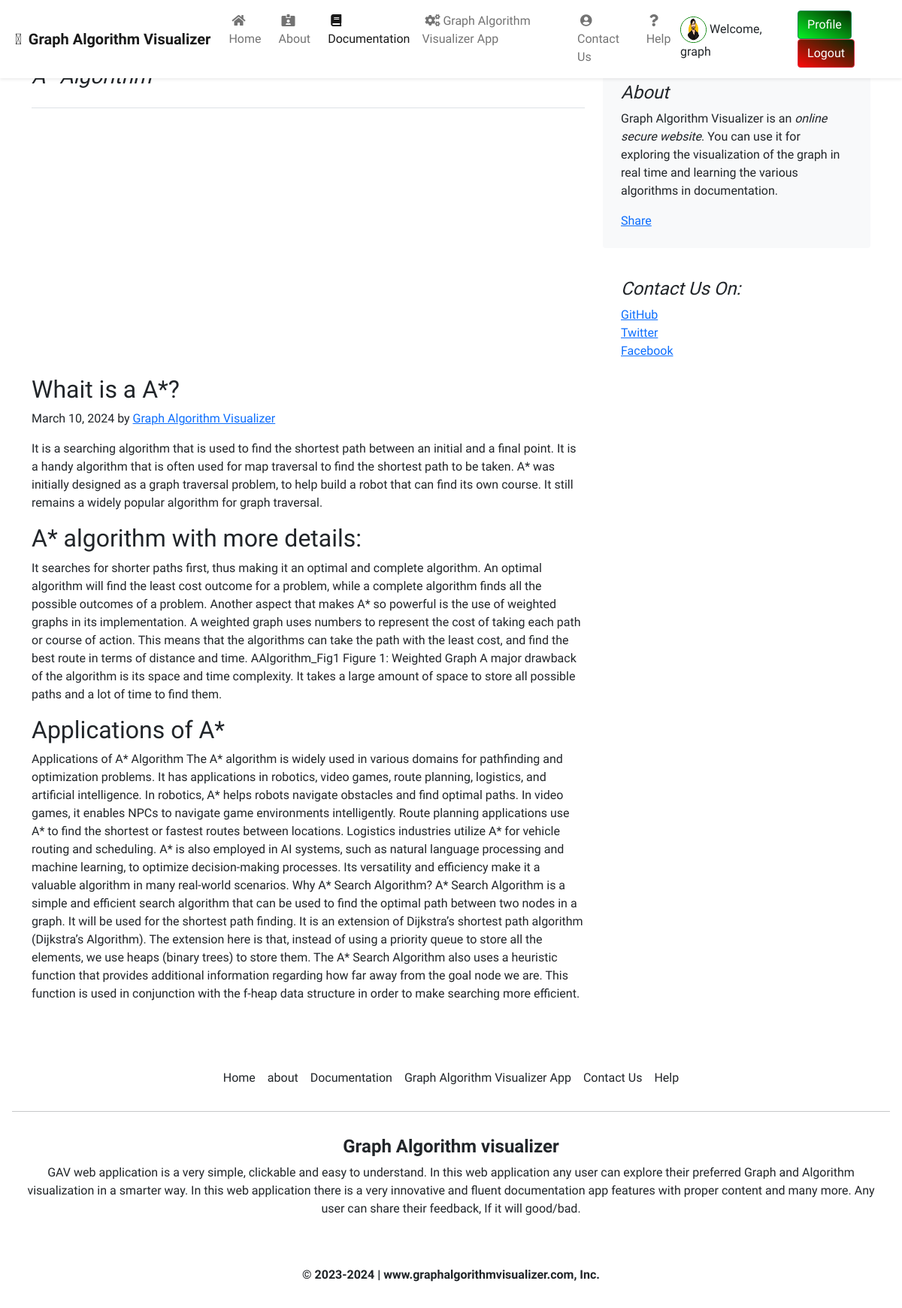
The page /documentation/docpostfe/7 (signed in) on the database its author committed.
### documentation/models.py (models this page shows, shortened)
class DocumentPost(models.Model):
    docpost_id = models.AutoField(primary_key=True)
    title = models.CharField(max_length=50)
    videoUrl = EmbedVideoField()
    head0 = models.CharField(max_length=500, default="")
    chead0 = models.CharField(max_length=5000, default="")
    head1 = models.CharField(max_length=500, default="")
    chead1 = models.CharField(max_length=5000, default="")
    head2 = models.CharField(max_length=500, default="")
    chead2 = models.CharField(max_length=5000, default="")
    pub_date = models.DateField(max_length=30)
    thumbnail = models.ImageField(upload_to="documentation/images", default="")

### documentation/views.py (the view)
# urls.py: path('docpostfe/<int:id>', views.docpostfe, name="docpostfe"),
def docpostfe(request, id):
    myposts = DocumentPost.objects.all()
    post = DocumentPost.objects.filter(docpost_id = id)[0]
    context = {
        'post': post,
        'myposts': myposts,
    }
    return render(request,"docpostfe.html", context)

### documentation/templates/docpostfe.html (shortened to what this page needs)
{% extends 'base.html' %}
{% load embed_video_tags %}
{% load static %}
{% block documentationactive %}
  active
{% endblock %}
{% block body %}
  {% load static %}
  <div class="container" style="margin-top: 85px;">
    <div class="row mt-4">
        <div class="col-md-8 blog-main">
            <h3 class="pb-4 mb-4 font-italic border-bottom">
            </h3>
            <div class="blog-post">
              <div class="ratio ratio-21x9">
              </div>
                <div class="mainpost mt-3">
                    <h2 class="blog-post-title">{{post.head0}}</h2>
                    <p class="blog-post-meta">{{post.pub_date}} by <a href="#">Graph Algorithm Visualizer</a></p>
                    <p>{{post.chead0}}</p>
                    <h2>{{post.head1}}</h2>
                    <p> {{post.chead1}}</p>
                    <h2>{{post.head2}}</h2>
                    <p>{{post.chead2}}</p>
                </div>
            </div>
        </div>
        <aside class="col-md-4 blog-sidebar">
            <div class="p-4 mb-3 bg-light rounded">
                <h4 class="font-italic">About</h4>
                <p class="mb-0">Graph Algorithm Visualizer is an <em>online secure website</em>. You can use it for exploring the visualization of the graph in real time and learning the various algorithms in documentation. </p>
                <div class="mt-3 fb-share-button" data-href="http://127.0.0.1:8000/documentation/docpostfe/{{post.docpost_id}}"
                    data-layout="button_count" data-size="large"><a target="_blank"
                        href="https://www.facebook.com/sharer/sharer.php?u=http%3A%2F%2F127.0.0.1%3A8000%2Fblog%2Fblogpost%2F1&amp;src=sdkpreparse"
                        class="fb-xfbml-parse-ignore">Share</a></div>
            </div>
            <div class="p-4">
                <h4 class="font-italic">Contact Us On: </h4>
                <ol class="list-unstyled">
                    <li><a href="#">GitHub</a></li>
                    <li><a href="#">Twitter</a></li>
                    <li><a href="#">Facebook</a></li>
                </ol>
            </div>
        </aside>
    </div>
</div>
{% endblock %}

### GAVApp/templates/base.html (shortened to what this page needs)
<!doctype html>
<html lang="en">
<head>
  <link href="https://cdn.jsdelivr.net/npm/bootstrap@5.1.3/dist/css/bootstrap.min.css" rel="stylesheet">
  <link rel="stylesheet" href="https://pro.fontawesome.com/releases/v5.10.0/css/all.css"
 />
  <link rel="stylesheet" href="https://stackpath.bootstrapcdn.com/bootstrap/4.5.2/css/bootstrap.min.css"
>
    <link rel="stylesheet" href="https://cdnjs.cloudflare.com/ajax/libs/font-awesome/4.7.0/css/font-awesome.min.css">
    <link href="https://cdn.jsdelivr.net/npm/bootstrap@5.0.0-beta1/dist/css/bootstrap.min.css" rel="stylesheet"
>
  {% load static %}
  <link rel="stylesheet" href="{% static 'css/home.css' %}">
  <link rel="stylesheet" type="text/css" href="{% static 'css/styles/pathfinding.css' %}"/>
</head>
<body style="bg-light">
  {% load static %}
  <nav class="navbar navbar-expand-lg navbar-light bg-white fixed-top shadow-sm top-0">
    <a class="navbar-brand" href="/"><i class="fad fa-cogs mx-1"></i><strong> Graph Algorithm Visualizer</strong></a>
    <div class="collapse navbar-collapse" id="navbarSupportedContent">
      <ul class="navbar-nav mr-auto ">
        <li class="nav-item {% block homeactive %}  {% endblock homeactive %}">
          <a class="nav-link focus" href="/"><i class="fas fa-home mx-1"></i>Home <span class="sr-only">(current)</span></a>
        </li>
        <li class="nav-item {% block aboutactive %}  {% endblock aboutactive %}">
          <a class="nav-link focus" href="/about"><i class="fas fa-id-card-alt mx-1"></i>About</a>
        </li>
         <li class="nav-item {% block documentationactive %}  {% endblock documentationactive %}">
          <a class="nav-link focus" href="/documentation"><i class="fas fa-book mx-1"></i>Documentation</a>
        </li>
         <li class="nav-item {% block GAVmoduleactive %}  {% endblock GAVmoduleactive %}">
          <a class="nav-link focus" href="/GAVModule"><i class="fas fa-cogs mx-1"></i>Graph Algorithm Visualizer App</a>
        </li>
        <li class="nav-item {% block contactactive %}  {% endblock contactactive %} ">
          <a class="nav-link focus" href="/contact"><i class="fas fa-user-circle mx-1"></i>Contact Us</a>
        </li>
        <li class="nav-item {% block helpactive %}  {% endblock helpactive %} ">
          <a class="nav-link focus" href="/help"><i class="fas fa-question mx-1"></i>Help</a>
        </li>
      </ul>
      <div class="ml-auto form-inline ">
         {% if user.is_authenticated %}
        <ul class="navbar-nav mr-2">
          <li class="nav-item" style="margin-right: 40px; margin-top: 8px;">
            <img class="avatar" src='{% static "GAVApp/img/av1.jpg" %}'
                > Welcome, {{user}}
          </li>
          <li>
            <a href="/profile"><button type="button" class="btn btn-success btn-md acc-btn" style="background-image: linear-gradient(to top right, rgb(6 242 37), rgb(4, 41, 1));">Profile</button></a>
            <a href="/logout"><button type="button" class="btn btn-danger btn-md acc-btn" style="background-image: linear-gradient(to top right, rgb(253 9 9), rgb(4, 41, 1)); color: #fff;">Logout</button></a>
          </li>
        </ul>
      </div>
      {% else %}
      <a href="/login1" class="btn mx-2 text-light" role="button" data-toggle="tooltip" data-placement="top"
      title="Sign In" style="background-image: linear-gradient(to top right, rgb(6 242 37), rgb(4, 41, 1));">Login <i class="fas fa-sign-in-alt"></i></a>
      {% endif %}
    </div>
  </nav>
  {% block body %} {% endblock body %}
  <footer class="p-3 bg-white-low mt-5 shadow-2-strong">
    <ul class="nav justify-content-center pb-2">
        <li class="nav-item focus"><a href="/" class="nav-link px-2
                text-dark">Home</a></li>
        <li class="nav-item focus"><a href="/about" class="nav-link px-2
                text-dark">about</a></li>
                <li class="nav-item focus"><a href="/documentation" class="nav-link
                  px-2 text-dark">Documentation</a></li>
        <li class="nav-item focus"><a href="/GAVModule" class="nav-link
                px-2 text-dark">Graph Algorithm Visualizer App</a></li>
        <li class="nav-item focus"><a href="/contact" class="nav-link
                px-2 text-dark">Contact Us</a></li>
                <li class="nav-item focus"><a href="/help" class="nav-link
                  px-2 text-dark">Help</a></li>
    </ul>
    <hr class="shadow-1-strong">
    <div class="text-center p-3 mx-auto w-100">
        <h4 class="text-center text-dark" style="font-weight:bold ;">Graph Algorithm visualizer</h4>
        <p class="text-dark mt-1">GAV web application is a very simple,
            clickable and
            easy to understand. In this web application any user
            can explore their preferred Graph and Algorithm visualization
            in a smarter way. In this
            web application there is a very innovative and fluent
            documentation app features with proper content and many
            more. Any user can share their feedback, If it will good/bad.</p>
    </div>
</footer>
  <footer class="bg-white p-3 shadow-1-strong">
    <div class="bg-white">
        <span class="text-center">
            <p class="text-dark"><b>© 2023-2024 | www.graphalgorithmvisualizer.com, Inc.</b></p>
        </span>
    </div>
</footer>
</body>
</html>

### GAVApp/static/css/home.css (style rules this page uses)
.avatar { border: 0.5px solid green; vertical-align: middle; width: 35px; height: 35px; border-radius: 50%; }

### GAVApp/static/css/styles/pathfinding.css (style rules this page uses)
* { padding: 0; margin: 0; box-sizing: border-box; }

### rows shown on the page
DocumentPost: head0 "Whait is a A*?", pub_date "March 10, 2024", chead0 "It is a searching algorithm that is used to find the shortest path between an initial and a final point. It is a handy algorithm that is often used for map traversal to find the shortest path to be taken. A* was initially designed as a graph traversal problem, to help build a robot that can find its own course. It still remains a widely popular algorithm for graph traversal.", head1 "A* algorithm with more details:", chead1 "It searches for shorter paths first, thus making it an optimal and complete algorithm. An optimal algorithm will find the least cost outcome for a problem, while a complete algorithm finds all the possible outcomes of a problem. Another aspect that makes A* so powerful is the use of weighted graphs in its implementation. A weighted graph uses numbers to represent the cost of taking each path or course of action. This means that the algorithms can take the path with the least cost, and find the best route in terms of distance and time. AAlgorithm_Fig1 Figure 1: Weighted Graph A major drawback of the algorithm is its space and time complexity. It takes a large amount of space to store all…", head2 "Applications of A*", chead2 "Applications of A* Algorithm The A* algorithm is widely used in various domains for pathfinding and optimization problems. It has applications in robotics, video games, route planning, logistics, and artificial intelligence. In robotics, A* helps robots navigate obstacles and find optimal paths. In video games, it enables NPCs to navigate game environments intelligently. Route planning applications use A* to find the shortest or fastest routes between locations. Logistics industries utilize A* for vehicle routing and scheduling. A* is also employed in AI systems, such as natural language processing and machine learning, to optimize decision-making processes. Its versatility and efficiency…"

### other values the page prints
{{ user }} "graph"
